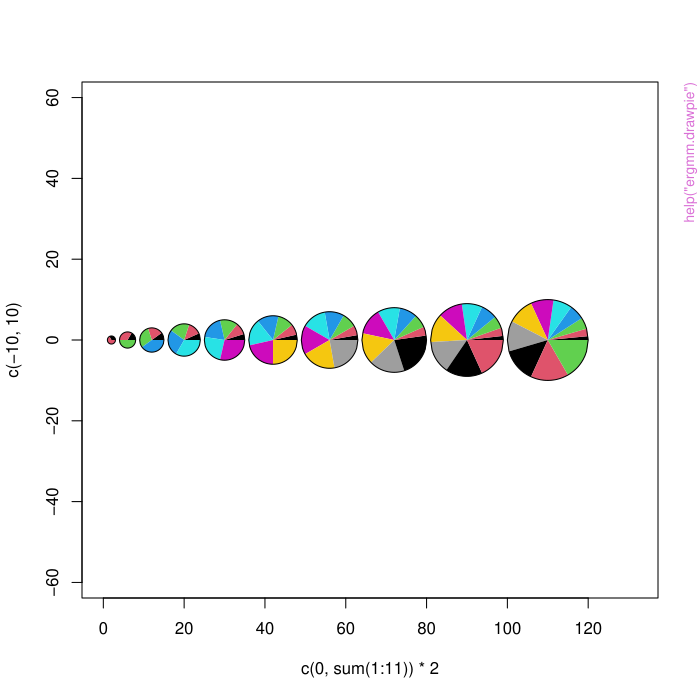

The R source for this figure:
pkgname <- "latentnet"
source(file.path(R.home("share"), "R", "examples-header.R"))
options(warn = 1)
options(pager = "console")
library('latentnet')

base::assign(".oldSearch", base::search(), pos = 'CheckExEnv')
base::assign(".old_wd", base::getwd(), pos = 'CheckExEnv')
cleanEx()
nameEx("as.mcmc.list.ergmm")
### * as.mcmc.list.ergmm

flush(stderr()); flush(stdout())

### Name: as.mcmc.list.ergmm
### Title: Convert an ERGMM Object to an MCMC list object for Diagnostics.
### Aliases: as.mcmc.list.ergmm as.mcmc.ergmm
### Keywords: debugging graphs manip

### ** Examples





cleanEx()
nameEx("control.ergmm")
### * control.ergmm

flush(stderr()); flush(stdout())

### Name: control.ergmm
### Title: Auxiliary for Controlling ERGMM Fitting
### Aliases: control.ergmm ergmm.control
### Keywords: graphs misc

### ** Examples






cleanEx()
nameEx("davis")
### * davis

flush(stderr()); flush(stdout())

### Name: davis
### Title: Southern Women Data Set (Davis) as a bipartite "network" object
### Aliases: davis
### Keywords: data

### ** Examples






cleanEx()
nameEx("ergmm")
### * ergmm

flush(stderr()); flush(stdout())

### Name: ergmm
### Title: Fit a Latent Space Random Graph Model
### Aliases: ergmm latent latentcluster
### Keywords: graphs

### ** Examples





cleanEx()
nameEx("ergmm.drawpie")
### * ergmm.drawpie

flush(stderr()); flush(stdout())

### Name: ergmm.drawpie
### Title: Draw a pie chart at a specified location.
### Aliases: ergmm.drawpie
### Keywords: graphs

### ** Examples


plot(c(0,sum(1:11))*2,c(-10,10),type="n",asp=1)
for(i in 1:10) ergmm.drawpie(c(sum(1:i)*2,0), radius=i, probs=1:(i+1))




cleanEx()
nameEx("gof.ergmm")
### * gof.ergmm

flush(stderr()); flush(stdout())

### Name: gof.ergmm
### Title: Conduct Goodness-of-Fit Diagnostics on a Exponential Family
###   Random Graph Mixed Model Fit
### Aliases: gof.ergmm gof
### Keywords: models

### ** Examples





cleanEx()
nameEx("mcmc.diagnostics.ergmm")
### * mcmc.diagnostics.ergmm

flush(stderr()); flush(stdout())

### Name: mcmc.diagnostics.ergmm
### Title: Conduct MCMC diagnostics on an ERGMM fit
### Aliases: mcmc.diagnostics.ergmm mcmc.diagnostics
### Keywords: debugging graphs hplot

### ** Examples






cleanEx()
nameEx("merge.ergmm")
### * merge.ergmm

flush(stderr()); flush(stdout())

### Name: merge.ergmm
### Title: Merge two or more replications of ERGMM fits
### Aliases: merge.ergmm
### Keywords: graphs models

### ** Examples






cleanEx()
nameEx("plot.ergmm")
### * plot.ergmm

flush(stderr()); flush(stdout())

### Name: plot.ergmm
### Title: Plotting Method for class ERGMM
### Aliases: plot.ergmm plot3d.ergmm
### Keywords: graphs hplot

### ** Examples





cleanEx()
nameEx("predict.ergmm")
### * predict.ergmm

flush(stderr()); flush(stdout())

### Name: predict.ergmm
### Title: Predicted Dyad Values for an ERGMM.
### Aliases: predict.ergmm
### Keywords: distribution graphs models

### ** Examples






cleanEx()
nameEx("simulate.ergmm")
### * simulate.ergmm

flush(stderr()); flush(stdout())

### Name: simulate.ergmm
### Title: Draw from the distribution of an Exponential Random Graph Mixed
###   Model
### Aliases: simulate.ergmm simulate simulate.ergmm.model
### Keywords: cluster datagen graphs models nonlinear nonparametric

### ** Examples


#
# Fit a short MCMC run: just the MCMC.
#
data(sampson)
gest <- ergmm(samplike ~ euclidean(d=2,G=3),
              control=ergmm.control(burnin=100,interval=5,sample.size=100),tofit="mcmc")
#
# Draw from the posterior
#
g.sim <- simulate(gest)
plot(g.sim)
#
# Draw from the first draw from the posterior
#
g.sim <- with(gest,simulate(model,par=sample[[1]],prior=prior))
plot(g.sim)



cleanEx()
nameEx("summary.ergmm")
### * summary.ergmm

flush(stderr()); flush(stdout())

### Name: summary.ergmm
### Title: ERGMM Fit Summaries
### Aliases: summary.ergmm print.summary.ergmm summary.ergmm.object
###   bic.ergmm
### Keywords: graphs models print

### ** Examples






cleanEx()
nameEx("tribes")
### * tribes

flush(stderr()); flush(stdout())

### Name: tribes
### Title: Read Highland Tribes
### Aliases: tribes
### Keywords: cluster graphs multivariate

### ** Examples






### * <FOOTER>
###
cleanEx()
options(digits = 7L)
base::cat("Time elapsed: ", proc.time() - base::get("ptime", pos = 'CheckExEnv'),"\n")
grDevices::dev.off()
###
### Local variables: ***
### mode: outline-minor ***
### outline-regexp: "\\(> \\)?### [*]+" ***
### End: ***
quit('no')
